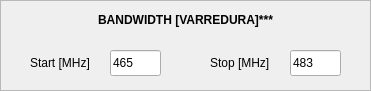
   <widget class="QFrame" name="frame_6">
    <property name="geometry">
     <rect>
      <x>30</x>
      <y>520</y>
      <width>371</width>
      <height>91</height>
     </rect>
    </property>
    <property name="frameShape">
     <enum>QFrame::StyledPanel</enum>
    </property>
    <property name="frameShadow">
     <enum>QFrame::Raised</enum>
    </property>
    <widget class="QLabel" name="label_33">
     <property name="geometry">
      <rect>
       <x>0</x>
       <y>10</y>
       <width>371</width>
       <height>20</height>
      </rect>
     </property>
     <property name="text">
      <string>&lt;html&gt;&lt;head/&gt;&lt;body&gt;&lt;p align=&quot;center&quot;&gt;&lt;span style=&quot; font-weight:600;&quot;&gt;BANDWIDTH [VARREDURA]***&lt;/span&gt;&lt;/p&gt;&lt;/body&gt;&lt;/html&gt;</string>
     </property>
    </widget>
    <widget class="QLabel" name="label_60">
     <property name="geometry">
      <rect>
       <x>30</x>
       <y>50</y>
       <width>81</width>
       <height>26</height>
      </rect>
     </property>
     <property name="text">
      <string>Start [MHz]</string>
     </property>
    </widget>
    <widget class="QLineEdit" name="NETWORK_START_BANDWIDTH">
     <property name="geometry">
      <rect>
       <x>110</x>
       <y>50</y>
       <width>51</width>
       <height>26</height>
      </rect>
     </property>
     <property name="text">
      <string>465</string>
     </property>
    </widget>
    <widget class="QLabel" name="label_61">
     <property name="geometry">
      <rect>
       <x>210</x>
       <y>50</y>
       <width>81</width>
       <height>26</height>
      </rect>
     </property>
     <property name="text">
      <string>Stop [MHz]</string>
     </property>
    </widget>
    <widget class="QLineEdit" name="NETWORK_STOP_BANDWIDTH">
     <property name="geometry">
      <rect>
       <x>290</x>
       <y>50</y>
       <width>51</width>
       <height>26</height>
      </rect>
     </property>
     <property name="text">
      <string>483</string>
     </property>
    </widget>
   </widget>
